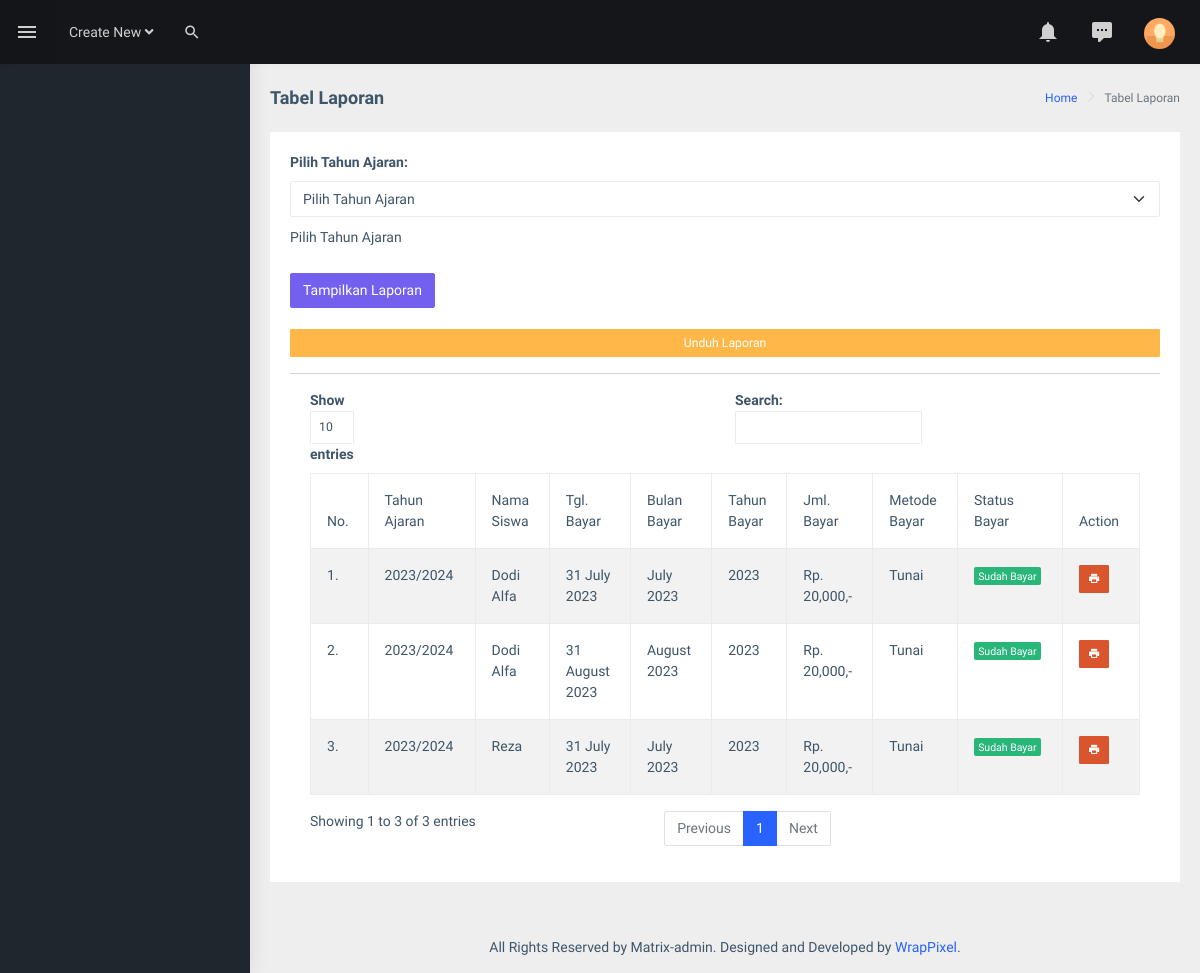
The app's page /admin/lap_pembayaran.php?tahun_ajaran=1, older data.
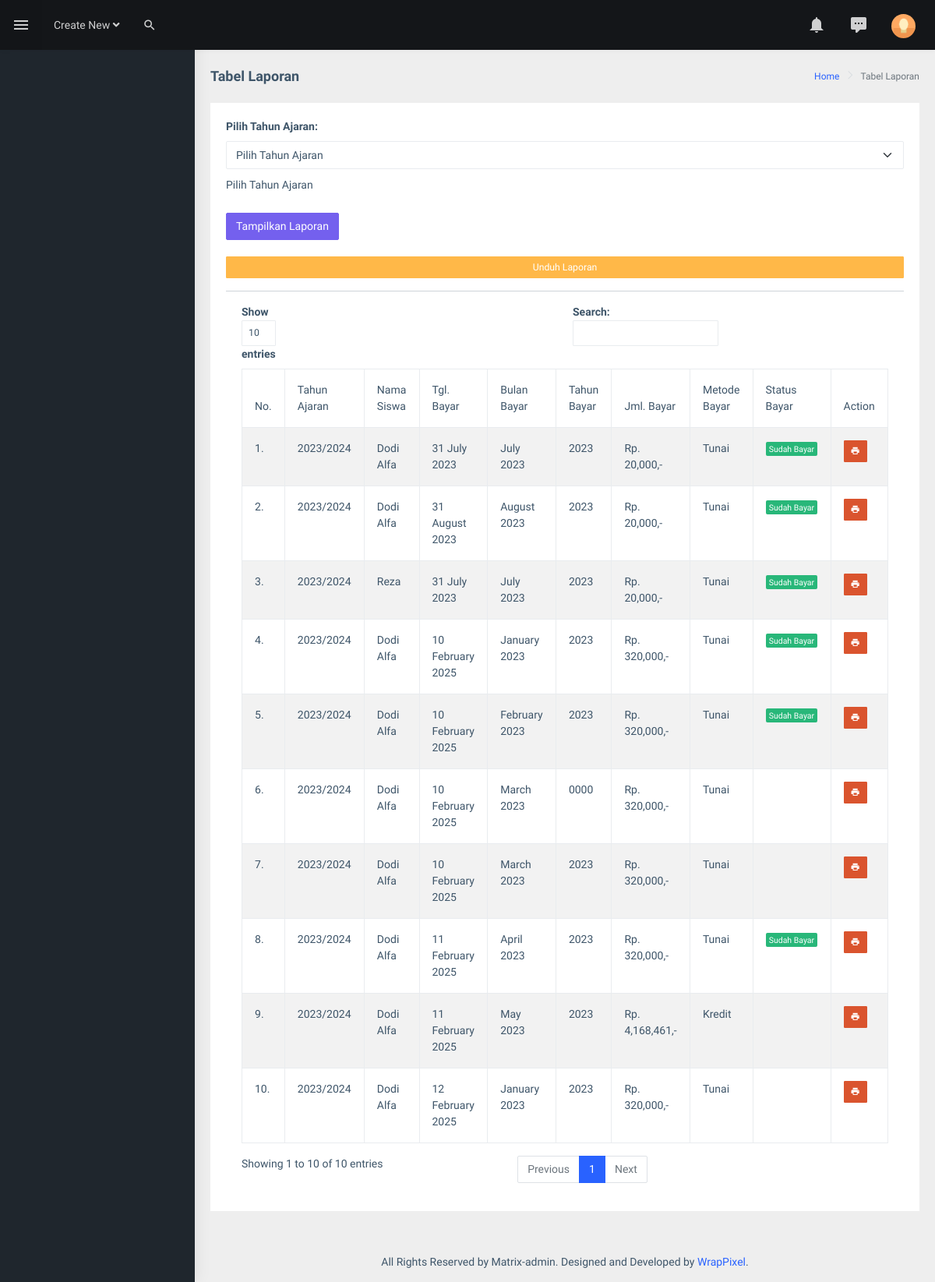
The same page, newer data.
### tables this page shows
CREATE TABLE `tb_spp` (
  `id_spp` int(11) NOT NULL,
  `siswa_id` int(11) NOT NULL,
  `taid` int(11) NOT NULL,
  `tgl_bayar` date NOT NULL,
  `bulan_bayar` varchar(30) NOT NULL,
  `tahun_bayar` year(4) NOT NULL,
  `jumlah_bayar` int(11) NOT NULL,
  `metode_bayar` varchar(50) NOT NULL,
  `status_bayar` int(11) NOT NULL,
  `verification_status` enum('Pending','Verified','Rejected') DEFAULT 'Pending'
);

CREATE TABLE `tb_ta` (
  `id_ta` int(11) NOT NULL,
  `ta` varchar(50) NOT NULL
);

CREATE TABLE `tb_siswa` (
  `id_siswa` int(11) NOT NULL,
  `ta_id` int(11) NOT NULL,
  `nama_siswa` varchar(50) NOT NULL,
  `nisn` varchar(30) NOT NULL,
  `kelas` int(11) NOT NULL,
  `tanggal_lahir` date NOT NULL,
  `alamat` text NOT NULL,
  `nohp` varchar(15) NOT NULL,
  `email` text NOT NULL,
  `foto_siswa` varchar(100) NOT NULL
);

### admin/lap_pembayaran.php (the view, shortened to what the changed rows need)
<?php
include 'koneksi.php';
?>
<!DOCTYPE html>
<html dir="ltr" lang="en">
  <head>
    <link
      href="assets/libs/fullcalendar/dist/fullcalendar.min.css"
      rel="stylesheet"
    />
    <link href="assets/extra-libs/calendar/calendar.css" rel="stylesheet" />
    <link href="dist/css/style.min.css" rel="stylesheet" />
  </head>
  <body>
    <div
      id="main-wrapper"
      data-layout="vertical"
      data-navbarbg="skin5"
      data-sidebartype="full"
      data-sidebar-position="absolute"
      data-header-position="absolute"
      data-boxed-layout="full"
    >
      <div class="page-wrapper">
        <div class="container-fluid">
          <div class="row">
            <div class="col-12">
              <div class="card">
                <div class="card-body">
                  <form method="get">
                    <div class="form-group">
                    </div>
                    <button type="submit" class="btn btn-primary">Tampilkan Laporan</button>
                  </form>
                  <br>
                  <?php
                  if (isset($_GET['tahun_ajaran'])) {
                    $tahun = $_GET['tahun_ajaran'];
                  ?>
                  <div class="card-title" style="display: grid; justify-content: firts;">
                    <a class="btn btn-sm btn-warning" href="cetak.php?tahun=<?php echo $tahun; ?>" target="_blank"> Unduh Laporan</a>
                  </div>
                  <hr>
                  <div class="table-responsive">
                    <table
                      id="zero_config"
                      class="table table-striped table-bordered"
                    >
                      <thead>
                        <tr>
                          <th>No.</th>
                          <th>Tahun Ajaran</th>
                          <th>Nama Siswa</th>
                          <th>Tgl. Bayar</th>
                          <th>Bulan Bayar</th>
                          <th>Tahun Bayar</th>
                          <th>Jml. Bayar</th>
                          <th>Metode Bayar</th>
                          <th>Status Bayar</th>
                          <th>Action</th>
                        </tr>
                      </thead>
                      <tbody>
                        <?php
                        $no=1;
                        $data = mysqli_query($koneksi, "SELECT * FROM tb_spp, tb_siswa, tb_ta WHERE id_siswa=siswa_id AND id_ta=ta_id AND id_ta=taid AND ta_id='$tahun' AND taid='$tahun'");
                        while ($row = mysqli_fetch_assoc($data)) {
                          $status = $row['status_bayar'];
                          $tgl = $row['tgl_bayar'];
                          $bln = $row['bulan_bayar'];
                          $tanggal = strftime('%d %B %Y', strtotime($tgl));
                          $bln_format = strftime('%B %Y', strtotime($bln));
                        ?>
                        <tr>
                          <td><?php echo $no++; ?>.</td>
                          <td><?php echo $row['ta']; ?></td>
                          <td><?php echo $row['nama_siswa']; ?></td>
                          <td><?php echo $tanggal; ?></td>
                          <td><?php echo $bln_format; ?></td>
                          <td><?php echo $row['tahun_bayar']; ?></td>
                          <td><?php echo "Rp. " .number_format($row['jumlah_bayar']). ",-"; ?></td>
                          <td><?php echo $row['metode_bayar']; ?></td>
                          <td>
                            <?php if ($status == 1) { ?>
                              <span class="badge bg-success">Sudah Bayar</span>
                            <?php } ?>
                          </td>
                          <td>
                            <a class="btn btn-sm btn-danger" href="kwintasi.php?nisn=<?php echo $row['id_siswa']; ?>&idspp=<?php echo $row['id_spp']; ?>" target="_blank"><i class="mdi mdi-printer"></i></a>
                          </td>
                        </tr>
                        <?php } ?>
                      </tbody>
                    </table>
                  </div>
                  <?php } ?>
                </div>
              </div>
            </div>
          </div>
        </div>
      </div>
    </div>
  </body>
</html>

Row changes from the older to the newer data that the page shows:
added tb_spp: taid.ta "2023/2024", siswa.nama_siswa "Dodi Alfa", tgl_bayar "10 February 2025", bulan_bayar "January 2023", tahun_bayar "2023", jumlah_bayar "320,000", metode_bayar "Tunai", status_bayar "Sudah Bayar"
added tb_spp: taid.ta "2023/2024", siswa.nama_siswa "Dodi Alfa", tgl_bayar "10 February 2025", bulan_bayar "February 2023", tahun_bayar "2023", jumlah_bayar "320,000", metode_bayar "Tunai", status_bayar "Sudah Bayar"
added tb_spp: taid.ta "2023/2024", siswa.nama_siswa "Dodi Alfa", tgl_bayar "10 February 2025", bulan_bayar "March 2023", tahun_bayar "0000", jumlah_bayar "320,000", metode_bayar "Tunai"
added tb_spp: taid.ta "2023/2024", siswa.nama_siswa "Dodi Alfa", tgl_bayar "10 February 2025", bulan_bayar "March 2023", tahun_bayar "2023", jumlah_bayar "320,000", metode_bayar "Tunai"
added tb_spp: taid.ta "2023/2024", siswa.nama_siswa "Dodi Alfa", tgl_bayar "11 February 2025", bulan_bayar "April 2023", tahun_bayar "2023", jumlah_bayar "320,000", metode_bayar "Tunai", status_bayar "Sudah Bayar"
added tb_spp: taid.ta "2023/2024", siswa.nama_siswa "Dodi Alfa", tgl_bayar "11 February 2025", bulan_bayar "May 2023", tahun_bayar "2023", jumlah_bayar "4,168,461", metode_bayar "Kredit"
added tb_spp: taid.ta "2023/2024", siswa.nama_siswa "Dodi Alfa", tgl_bayar "12 February 2025", bulan_bayar "January 2023", tahun_bayar "2023", jumlah_bayar "320,000", metode_bayar "Tunai"
Text that changed along with them:
text written by a page script: "Show entries Search: Showing 1 to 3 of 3 entries Previous 1 Next" → "Show entries Search: Showing 1 to 10 of 10 entries Previous 1 Next"
